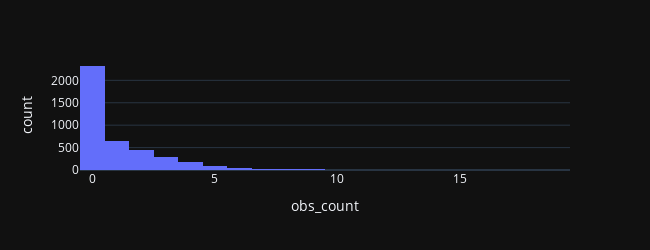

Source (notebook cell):
### Markdown cell above
## Target variable

What about the values, which we are trying to predict?

### Code cell
px.histogram(merged, x='obs_count', nbins=int(merged['obs_count'].max()) + 1,
             height=250, width=650)

### Figure 1 — Plotly figure (JSON) as saved in the notebook; plotly's stock layout.template omitted (floating-point values rounded to 4 significant figures; data arrays with more than 128 entries replaced by an {"elided": "..."} marker saying what was removed)
{"data": [{"alignmentgroup": "True", "bingroup": "x", "hovertemplate": "obs_count=%{x}<br>count=%{y}<extra></extra>", "legendgroup": "", "marker": {"color": "#636efa"}, "name": "", "nbinsx": 20, "offsetgroup": "", "orientation": "v", "showlegend": false, "type": "histogram", "x": {"elided": "4140 int values"}, "xaxis": "x", "yaxis": "y"}], "layout": {"barmode": "relative", "height": 250, "legend": {"tracegroupgap": 0}, "margin": {"t": 60}, "width": 650, "xaxis": {"anchor": "y", "autorange": true, "domain": [0, 1], "range": [-0.5, 19.5], "title": {"text": "obs_count"}, "type": "linear"}, "yaxis": {"anchor": "x", "autorange": true, "domain": [0, 1], "range": [0, 2454.0], "title": {"text": "count"}}}}
